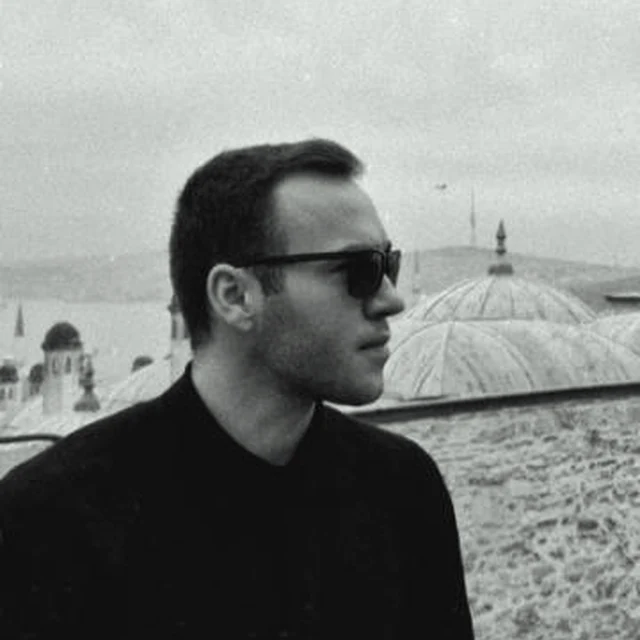
#> input picture docs/pitch-decks/people/portraits/mahmut.webp, 640 x 640 px
$ python -i make_portraits.py   (imports and definitions only)
#> lines starting #> are read from the running program, lines starting #| are printed output that depends on the picture
#> further down, picture is the input picture: shape (640, 640, 3); mean B, G, R 131.4, 134, 130.6
#!/usr/bin/env python3
# -*- coding: utf-8 -*-
"""Ekip fotoğraflarını sunum için tek tip portrelere çevirir.

Kaynak fotoğraflar birbirinden çok farklı: biri siyah-beyaz ve uzaktan,
biri yakın plan selfie, biri iç mekânda boy çekimi. Slaytta yan yana
durduklarında tutarlı görünmeleri için:

  1. Yüz OpenCV ile bulunur, kare kırpım yüzü aynı orana ve aynı dikey
     konuma oturtacak şekilde hesaplanır.
  2. Hepsi aynı tek renk (monokrom + hafif sıcak mürekkep tonu) işlemden
     geçer. Kaynaklardan biri zaten siyah-beyaz olduğu için renkli
     bırakmak uyumsuz duruyordu; tek tip ton bunu kasıtlı bir tasarım
     kararına çeviriyor.
  3. Çıktı 640x640 WebP; slaytta daire olarak maskeleniyor.

Yeniden üretmek için:  python make_portraits.py
"""
import os
import cv2
import numpy as np
from PIL import Image

HERE = os.path.dirname(os.path.abspath(__file__))
OUT = os.path.join(HERE, "portraits")
SIZE = 640

# Yüzün kırpım içindeki hedef oranı ve dikey konumu. Yüz kutusunun
# yüksekliği kırpımın ~%38'i, merkezi de üstten ~%42'sinde olsun; bu,
# vesikalık benzeri dengeli bir çerçeve veriyor.
FACE_FRAC = 0.36
FACE_Y = 0.45

# Deck mürekkebi (#1E2622) yönünde hafif sıcak-nötr ton
TINT = np.array([0.96, 0.985, 0.965])   # R, G, B çarpanları


def find_face(bgr):
    """En büyük yüzü (x, y, w, h) olarak döndür; bulunamazsa None."""
    casc = cv2.CascadeClassifier(
        cv2.data.haarcascades + "haarcascade_frontalface_default.xml")
    gray = cv2.cvtColor(bgr, cv2.COLOR_BGR2GRAY)
    gray = cv2.equalizeHist(gray)
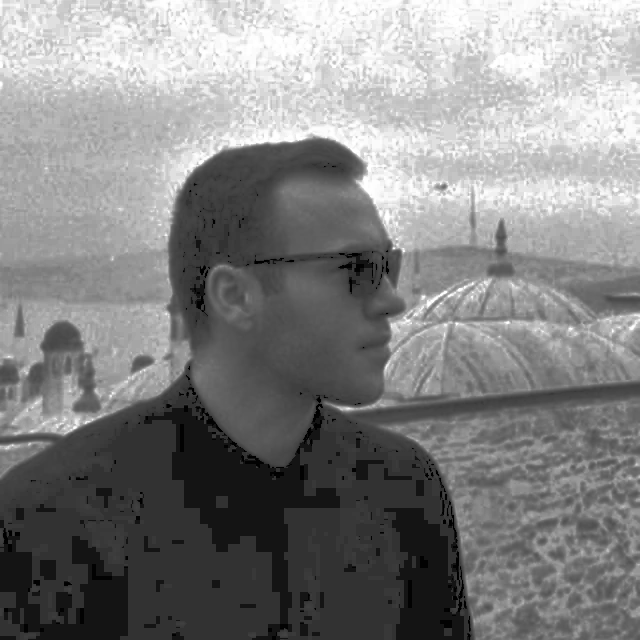
#> gray: shape (640, 640); min 0, max 255, mean 131
    for sf, mn in ((1.05, 6), (1.08, 4), (1.15, 3), (1.25, 2)):
        f = casc.detectMultiScale(gray, scaleFactor=sf, minNeighbors=mn,
                                  minSize=(int(min(gray.shape) * 0.06),) * 2)
        if len(f):
            return max(f, key=lambda r: r[2] * r[3])
#> this loop made 1 pass
#> f on pass 1: [[445, 476, 46, 46]]
    # Gözlük/profil yüzünden bulunamazsa profil sınıflandırıcısını dene
    prof = cv2.CascadeClassifier(
        cv2.data.haarcascades + "haarcascade_profileface.xml")
    for img in (gray, cv2.flip(gray, 1)):
        f = prof.detectMultiScale(img, 1.08, 4)
        if len(f):
            x, y, w, h = max(f, key=lambda r: r[2] * r[3])
            if img is not gray:                       # aynalanmışı geri çevir
                x = gray.shape[1] - x - w
            return (x, y, w, h)
    return None


# [53 lines left out: functions square_crop, tone, main, not called in this run]


# [2 lines not run here, left out]

>>> import cv2
>>> picture = cv2.imread('portraits/mahmut.webp')
>>> result = find_face(picture)
#> result = [445, 476, 46, 46]
